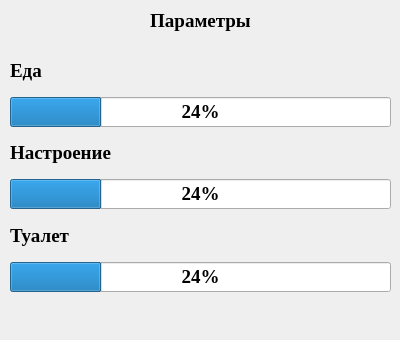
<?xml version="1.0" encoding="UTF-8"?>
<ui version="4.0">
 <class>Dialog</class>
 <widget class="QDialog" name="Dialog">
  <property name="geometry">
   <rect>
    <x>0</x>
    <y>0</y>
    <width>400</width>
    <height>340</height>
   </rect>
  </property>
  <property name="windowTitle">
   <string>Dialog</string>
  </property>
  <widget class="QLabel" name="MainLable">
   <property name="geometry">
    <rect>
     <x>10</x>
     <y>0</y>
     <width>381</width>
     <height>41</height>
    </rect>
   </property>
   <property name="font">
    <font>
     <family>Times New Roman</family>
     <pointsize>14</pointsize>
     <italic>false</italic>
     <bold>true</bold>
     <underline>false</underline>
    </font>
   </property>
   <property name="layoutDirection">
    <enum>Qt::LayoutDirection::LeftToRight</enum>
   </property>
   <property name="text">
    <string>Параметры</string>
   </property>
   <property name="alignment">
    <set>Qt::AlignmentFlag::AlignCenter</set>
   </property>
  </widget>
  <widget class="QWidget" name="">
   <property name="geometry">
    <rect>
     <x>10</x>
     <y>50</y>
     <width>381</width>
     <height>242</height>
    </rect>
   </property>
   <property name="font">
    <font>
     <family>Times New Roman</family>
     <pointsize>14</pointsize>
     <bold>true</bold>
    </font>
   </property>
   <layout class="QVBoxLayout" name="verticalLayout">
    <item>
     <widget class="QLabel" name="eatIndicator">
      <property name="font">
       <font>
        <family>Times New Roman</family>
        <pointsize>14</pointsize>
        <bold>true</bold>
       </font>
      </property>
      <property name="text">
       <string>Еда</string>
      </property>
      <property name="alignment">
       <set>Qt::AlignmentFlag::AlignLeading|Qt::AlignmentFlag::AlignLeft|Qt::AlignmentFlag::AlignVCenter</set>
      </property>
      <property name="margin">
       <number>10</number>
      </property>
     </widget>
    </item>
    <item>
     <widget class="QProgressBar" name="progresEat">
      <property name="font">
       <font>
        <family>Times New Roman</family>
        <pointsize>14</pointsize>
        <bold>true</bold>
       </font>
      </property>
      <property name="value">
       <number>24</number>
      </property>
      <property name="orientation">
       <enum>Qt::Orientation::Horizontal</enum>
      </property>
      <property name="invertedAppearance">
       <bool>false</bool>
      </property>
     </widget>
    </item>
    <item>
     <widget class="QLabel" name="moodIndicator">
      <property name="font">
       <font>
        <family>Times New Roman</family>
        <pointsize>14</pointsize>
        <bold>true</bold>
       </font>
      </property>
      <property name="text">
       <string>Настроение</string>
      </property>
      <property name="margin">
       <number>10</number>
      </property>
     </widget>
    </item>
    <item>
     <widget class="QProgressBar" name="progressMood">
      <property name="font">
       <font>
        <family>Times New Roman</family>
        <pointsize>14</pointsize>
        <bold>true</bold>
       </font>
      </property>
      <property name="value">
       <number>24</number>
      </property>
     </widget>
    </item>
    <item>
     <widget class="QLabel" name="toiletIndicator">
      <property name="font">
       <font>
        <family>Times New Roman</family>
        <pointsize>14</pointsize>
        <bold>true</bold>
       </font>
      </property>
      <property name="text">
       <string>Туалет</string>
      </property>
      <property name="margin">
       <number>10</number>
      </property>
     </widget>
    </item>
    <item>
     <widget class="QProgressBar" name="progressToilet">
      <property name="font">
       <font>
        <family>Times New Roman</family>
        <pointsize>14</pointsize>
        <bold>true</bold>
       </font>
      </property>
      <property name="value">
       <number>24</number>
      </property>
     </widget>
    </item>
   </layout>
  </widget>
 </widget>
 <resources/>
 <connections/>
</ui>
